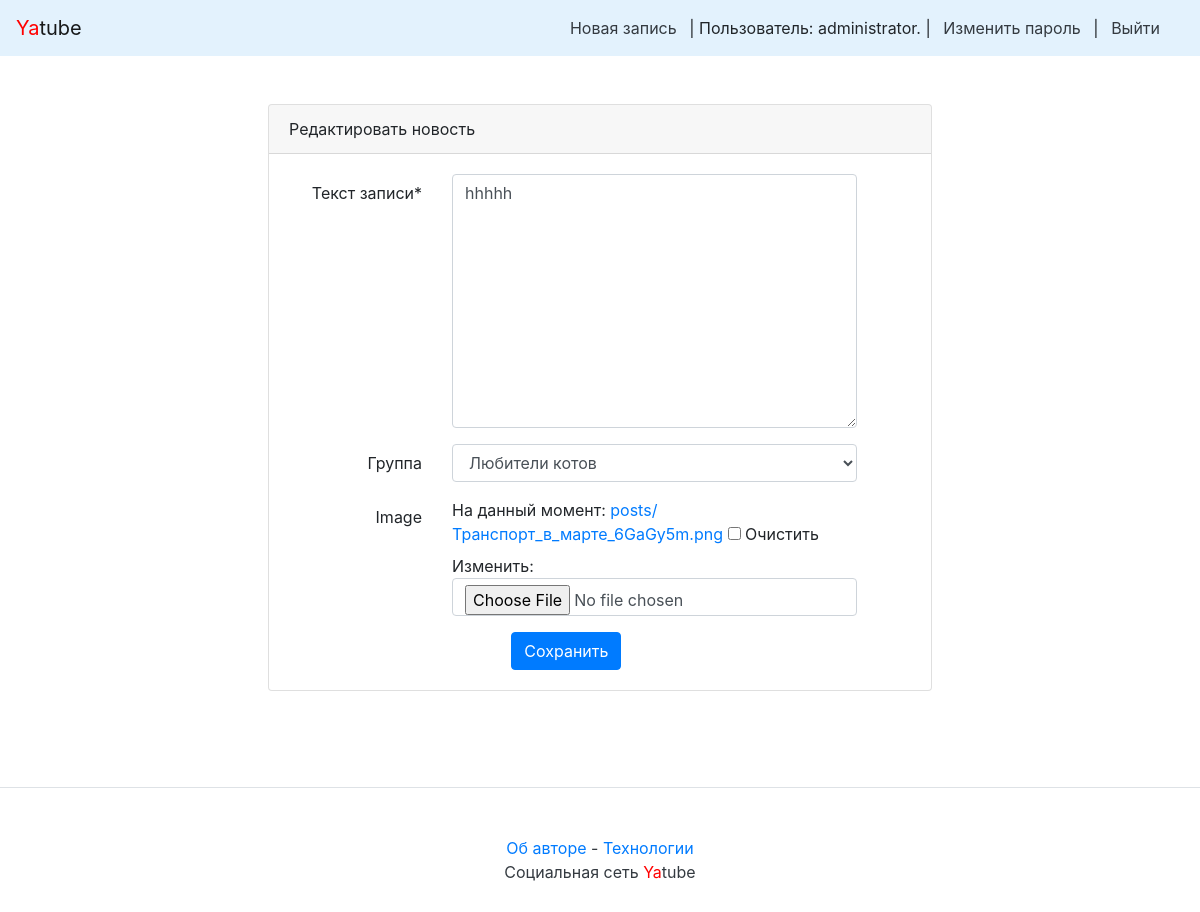
Before: /profile/administrator/56/edit/ (signed in) with the older database file.
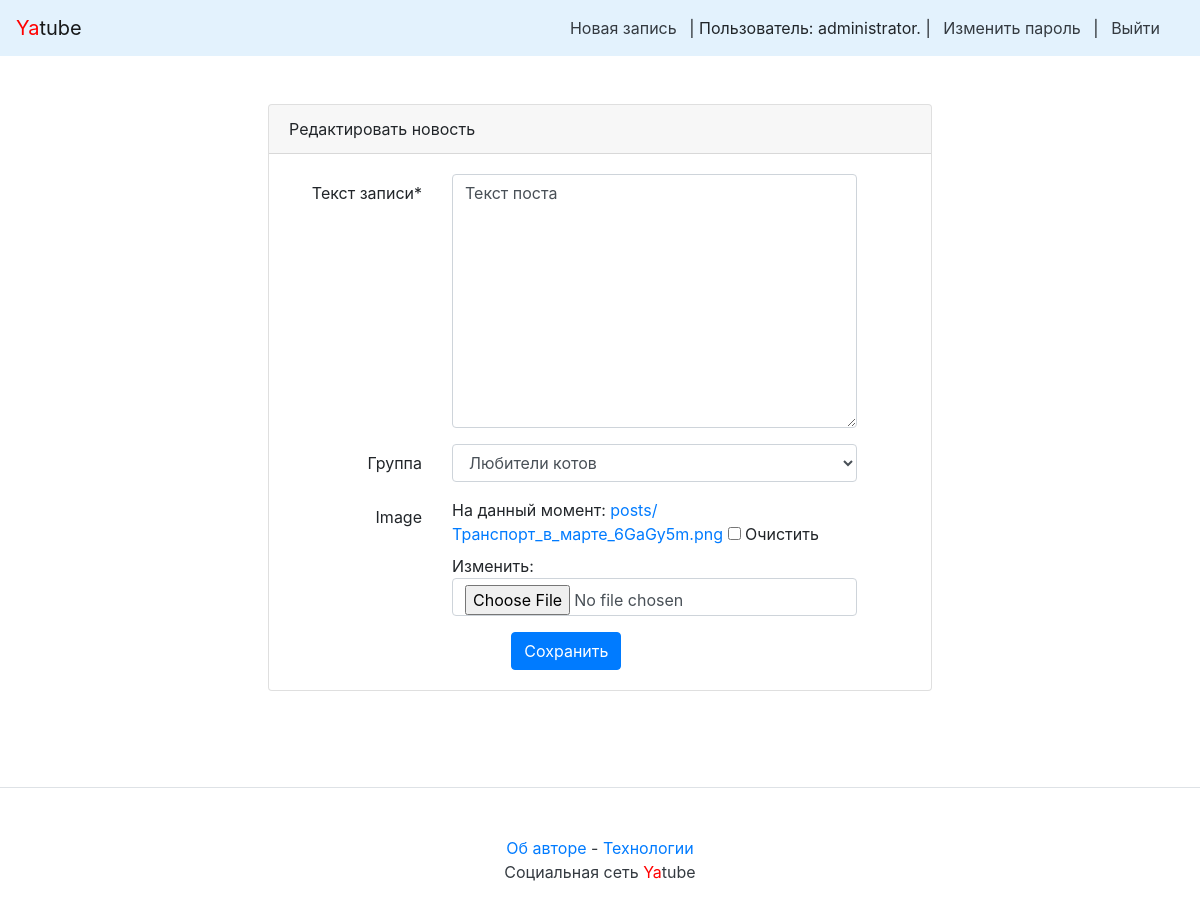
After: the same page with the newer database file.
### posts/models.py (models this page shows, shortened)
class Post(models.Model):
    text = models.TextField(verbose_name='Текст записи')
    pub_date = models.DateTimeField('Дата публикации', auto_now_add=True, db_index=True)
    author = models.ForeignKey(User, on_delete=models.CASCADE, related_name="posts")  # author_posts
    group = models.ForeignKey(Group, on_delete=models.CASCADE, related_name="posts",  # group_posts
                              blank=True, null=True, verbose_name='Группа')
    image = models.ImageField(upload_to='posts/', blank=True, null=True)

### posts/views.py (the view)
@login_required
def post_edit(request, username, post_id):
    profile = get_object_or_404(User, username=username)
    post = get_object_or_404(Post, pk=post_id, author=profile)
    if request.user != profile:
        return redirect('post', username=username, post_id=post_id)
    form = PostForm(request.POST or None, files=request.FILES or None, instance=post)
    if request.method == 'POST':
        if form.is_valid():
            form.save()
            return redirect("post", username=request.user.username, post_id=post_id)
    context = {'form': form, 'post': post}
    return render(request, 'new.html', context)

### posts/forms.py
class PostForm(forms.ModelForm):
    class Meta:
        model = Post
        fields = ['text', 'group', 'image']

### posts/models.py (called while the page is built)
    def __str__(self):
        return self.title

### posts/templatetags/user_filters.py (called while the page is built)
@register.filter
def addclass(field, css):
        return field.as_widget(attrs={"class": css})

### templates/new.html (shortened to what this page needs)
{% extends "base.html" %}
{% load user_filters %}
{% block content %}
<div class="row justify-content-center">
    <div class="col-md-8 p-5">
        <div class="card">
            {% if post == None %}
                <div class="card-header">Добавить новость</div>
            {% elif user == post.author %}
                <div class="card-header">Редактировать новость</div>
            {% endif %}
            <div class="card-body">
                  {% if post == None %}
                    <form method="post" action="{% url 'new_post' %}" enctype="multipart/form-data">
                  {% elif user == post.author %}
                    <form method="post" action="/profile/{{ post.author }}/{{ post.id }}/edit/">
                  {% endif %}
                    {% for field in form %}
                        <div class="form-group row" aria-required={% if field.field.required %}'true'{% else %}'false'{% endif %}>
                                <label for="{{ field.id_for_label }}" class="col-md-3 col-form-label text-md-right">{{ field.label }}{% if field.field.required %}<span class="required">*</span>{% endif %}</label>
                                <div class="col-md-8">
                                    {{ field|addclass:"form-control" }}
                                </div>
                        </div>
                    {% endfor %}
                    <div class="col-md-6 offset-md-4">
                            {% if post == None %}
                            <button type="submit" class="btn btn-primary">
                                Добавить
                            </button>
                            {% elif user == post.author %}
                            <button type="submit" class="btn btn-primary">
                                Сохранить
                            </button>
                            {% endif %}
                    </div>
                </form>
            </div>
        </div>
    </div>
</div>
{% endblock %}

Changed rows visible on the page:
changed Post "Любители котов": text "hhhhh" → "Текст поста"
